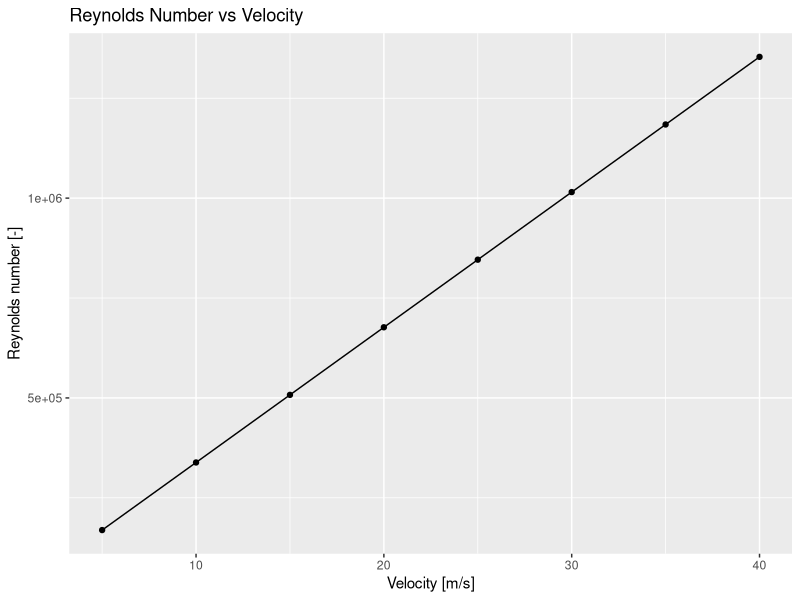

Here is the R script that generated this plot:
# Calculate Reynolds number
#
# rho - air density [kg/m^3]
# v   - velocity [m/s]
# L   - characteristic length [m]
# mu  - dynamic viscosity [Pa*s]
#
# Returns Reynolds number [-]
calculate_reynolds <- function(rho, v, L, mu) {
  
  Re <- (rho * v * L) / mu
  
  return(Re)
}

# Single calculation
calculate_reynolds(
  rho = 1.225,
  v = 15,
  L = 0.5,
  mu = 1.81e-5
)

# Vector calculation
velocity <- c(5, 10, 15, 20, 25, 30, 35, 40) # seq() can generate a sequence from 5 to 40 with a step of 1:
                                             # velocity <- seq(5, 40, by = 1)
Re <- calculate_reynolds(
  rho = 1.225,
  v = velocity,
  L = 0.5,
  mu = 1.81e-5
)
Re

# Create a data frame
data <- data.frame(
  velocity = velocity,
  Reynolds = Re
)

data

# Figures
library(ggplot2) # ggplot2 is part of the tidyverse package, just do install.packages("tidyverse")
ggplot(data, aes(x = velocity, y = Reynolds)) +
  geom_point() +
  geom_line() +
  labs(
    title = "Reynolds Number vs Velocity",
    x = "Velocity [m/s]",
    y = "Reynolds number [-]"
  )
